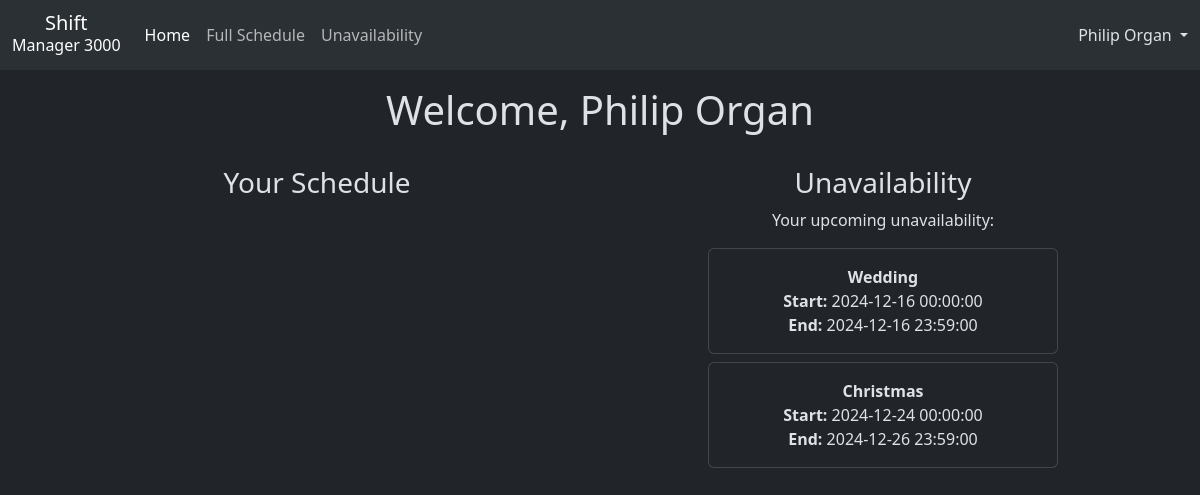
Screenshot of /user/ (signed in) with the database file from the repository.
### app/models.py (models this page shows)
class User(db.Model):
    id = db.Column(db.Integer, primary_key=True)
    is_active = db.Column(db.Boolean, nullable=False)
    is_anonymous = db.Column(db.Boolean, nullable=False)
    is_authenticated = db.Column(db.Boolean, nullable=False)
    def get_id(self):
        return str(self.id)
    email = db.Column(db.String(100), nullable=False)
    password_hash = db.Column(db.String(100), nullable=False)
    fname = db.Column(db.String(100), nullable=False)
    lname = db.Column(db.String(100), nullable=False)
    account_type = db.Column(db.Integer, nullable=False)
    shifts = db.relationship("Shift", secondary=user_shift, back_populates="workers")
    unavailability = db.relationship("Unavailability", backref="user", lazy="dynamic")
    @property
    def name(self):
        return f"{self.fname} {self.lname}"

class Unavailability(db.Model):
    id = db.Column(db.Integer, primary_key=True)
    title = db.Column(db.String(200), nullable=False)
    start_time = db.Column(db.DateTime, nullable=False)
    end_time = db.Column(db.DateTime, nullable=False)
    user_id = db.Column(db.Integer, db.ForeignKey("user.id"))

### app/user/views.py (the view)
@user_bp.route("/")
def home():
    user = DbHelper.get_user_by_id(current_user.get_id())
    shifts = user.shifts
    calendar_events = []
    for shift in shifts:
        calendar_events.append({
            "title": f"{shift.title}",
            "start": shift.start_time.isoformat(),
            "end": shift.end_time.isoformat(),
            "url": url_for("user.view_shift", id=shift.id)
        })
    unavailability = [x for x in user.unavailability if x.end_time > datetime.now()]
    unavailability.sort(key=lambda x: x.start_time)
    return render_template("user_pages/home.html",
                           calendar_events=calendar_events,
                           unavailability=unavailability[:5],
                           active="home",
                           page_title="Welcome, " + current_user.name)

### app/__init__.py (called while the page is built)
@login_manager.user_loader
def load_user(user_id):
    user = DbHelper.get_user_by_id(user_id)
    return user

### app/helpers/dbHelper.py (called while the page is built)
    @staticmethod
    def get_user_by_id(user_id):
        try:
            user = models.User.query.get(user_id)
            return user
        except SQLAlchemyError as e:
            print("Error retrieving user:", e)
            return None

### app/user/views.py (called while the page is built)
@user_bp.before_request
@login_required
def set_global_values():
    g.role = "user"
    user = DbHelper.get_user_by_id(current_user.get_id())
    if user == None:
        return redirect(url_for("login"))
    if (int(user.account_type) != UserType.USER.value):
        return redirect(url_for("logout"))

### app/views.py (called while the page is built)
@app.before_request
def set_role():
    user = DbHelper.get_user_by_id(current_user.get_id())
    if user != None:
        if int(user.account_type) == UserType.USER.value:
            g.role = "user"
        elif int(user.account_type) == UserType.MANAGER.value:
            g.role = "manager"

### app/templates/user_pages/home.html (shortened to what this page needs)
{% extends "layout/master_layout.html" %}
{% from "components/calendar.html" import render_calendar %}
{% block content %}
<div class="row">
    <div class="col-lg-6 col-12 mt-2">
        <h3 class="text-center">Your Schedule</h3>
    </div>
    <div class="col-lg-6 col-12 text-center mt-2">
        <h3>Unavailability</h3>
        <p>Your upcoming unavailability:</p>
        {% for u in unavailability %}
        <a class="card mx-auto shift-card text-decoration-none my-2"
            href="{{ url_for('user.edit_unavailability', id=u.id) }}">
            <div class="card-body">
                <b>{{ u.title }}</b>
                <p class="mb-0"><b>Start: </b>{{ u.start_time }}</p>
                <p class="mb-0"><b>End: </b>{{ u.end_time }}</p>
            </div>
        </a>
        {% endfor %}
    </div>
</div>
{% endblock %}

### app/templates/layout/master_layout.html (shortened to what this page needs)
<!DOCTYPE html>
<html lang="en">
<head>
    <link rel="stylesheet" href="{{ url_for('static', filename='app.css') }}" />
    <link href="https://cdn.jsdelivr.net/npm/bootstrap@5.3.3/dist/css/bootstrap.min.css" rel="stylesheet"
>
    <link rel="stylesheet" href="https://cdn.jsdelivr.net/npm/bootstrap-icons@1.11.3/font/bootstrap-icons.min.css">
</head>
<body data-bs-theme="dark">
    {% include "layout/nav_bar.html" %}
    <div class="container p-3">
        <div class="row text-center mb-3">
            <div class="col mx-auto">
                <h1>{{ page_title }}</h1>
            </div>
        </div>
        {% block content %}{% endblock %}
    </div>
</body>
</html>

### app/templates/layout/nav_bar.html (shortened to what this page needs)
<nav class="navbar navbar-expand-lg bg-body-tertiary">
    <div class="container-fluid">
        <a class="navbar-brand" href="/">
            <div class="text-center">
                <span style="display: block; line-height: 1;">Shift</span>
                <span style="display: block; font-size: 0.8em;">Manager 3000</span>
            </div>
        </a>
        <div class="collapse navbar-collapse" id="navbarText">
            <ul class="navbar-nav me-auto mb-2 mb-lg-0">
                {% if g.role == "user" %}
                {% include "layout/nav_bar_user.html" %}
                {% elif g.role == "manager" %}
                {% include "layout/nav_bar_manager.html" %}
                {% endif %}
            </ul>
            <div class="nav-item dropdown">
                <a class="nav-link dropdown-toggle" href="#" role="button" data-bs-toggle="dropdown"
                    aria-expanded="false">
                    {{ current_user.name }}
                </a>
            </div>
        </div>
    </div>
</nav>

### app/templates/layout/nav_bar_user.html
<li class="nav-item">
    <a class="nav-link {% if active=='home' %}active{%endif %}" href="{{ url_for('user.home') }}">Home</a>
</li>
<li class="nav-item">
    <a class="nav-link {% if active=='schedule' %}active{%endif %}" href="{{ url_for('user.schedule') }}">Full Schedule</a>
</li>
<li class="nav-item">
    <a class="nav-link {% if active=='unavailable' %}active{%endif %}" href="{{ url_for('user.unavailable') }}">Unavailability</a>
</li>

### app/static/app.css (style rules this page uses)
.shift-card { max-width:350px; }

### rows the page displays
User: name "Philip Organ"
Unavailability: title "Wedding", start_time "2024-12-16 00:00:00", end_time "2024-12-16 23:59:00"
Unavailability: title "Christmas", start_time "2024-12-24 00:00:00", end_time "2024-12-26 23:59:00"

### other values shown
{{ page_title }} "Welcome, Philip Organ"
